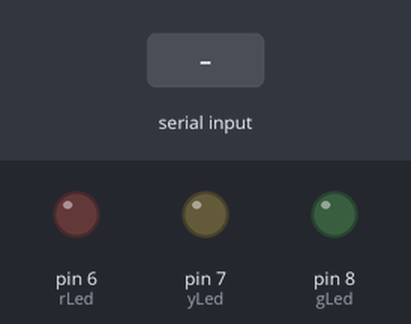
Recording of a sketch running on a simulated Arduino Uno, built with avr-gcc and run on an emulated ATmega328P. Parts: output pins drawn as LEDs (lit = HIGH). Inputs (shaded band) come from the test bench.

Above: at 1.2 s.
1.3 s: "r" received over Serial
At 2.5 s:
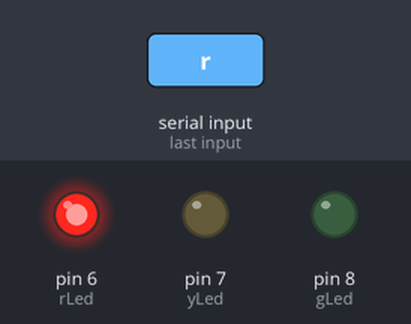
2.8 s: "y" received over Serial
At 3.8 s:
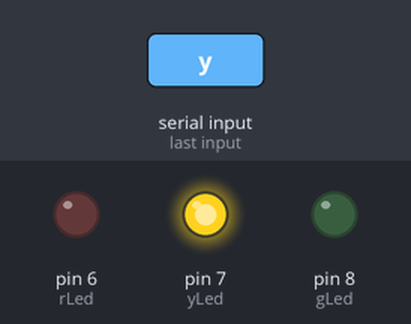
4.3 s: "g" received over Serial
At 5.0 s:
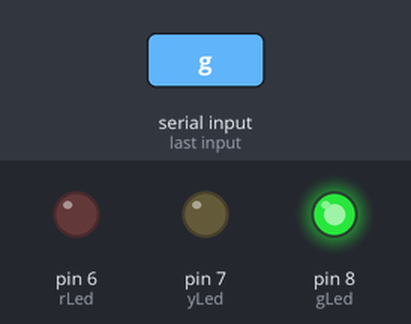
Timing chart, 0 to 7.3 s (numbered marks = the images above; inputs shaded):
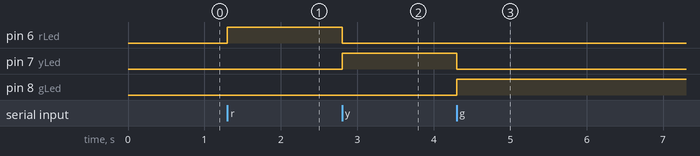

The sketch:

traffic-light.ino
```cpp
int gLed = 8;
int yLed = 7;
int rLed = 6;
char myCol[20];

void setup() {
  Serial.begin(9600);
  pinMode(gLed, OUTPUT);
  pinMode(yLed, OUTPUT);
  pinMode(rLed, OUTPUT);

  digitalWrite(gLed, LOW);
  digitalWrite(yLed, LOW);
  digitalWrite(rLed, LOW);

}

void loop() {

  int lf = 10;
  Serial.readBytesUntil(lf, myCol, 1);
    if(strcmp(myCol, "r")==0){
        digitalWrite(gLed, LOW);
        digitalWrite(yLed, LOW);
        digitalWrite(rLed, HIGH);

      }
    if(strcmp(myCol, "y")==0){
        digitalWrite(gLed, LOW);
        digitalWrite(yLed, HIGH);
        digitalWrite(rLed, LOW);

      }
    if(strcmp(myCol, "g")==0){
        digitalWrite(gLed, HIGH);
        digitalWrite(yLed, LOW);
        digitalWrite(rLed, LOW);

      }

}
```

Measured:
- after the input at 1.3 s, pin 6 (rLed): LOW → HIGH at once
- after the input at 2.8 s, pin 6 (rLed): HIGH → LOW at once; pin 7 (yLed): LOW → HIGH at once
- after the input at 4.3 s, pin 7 (yLed): HIGH → LOW at once; pin 8 (gLed): LOW → HIGH at once
